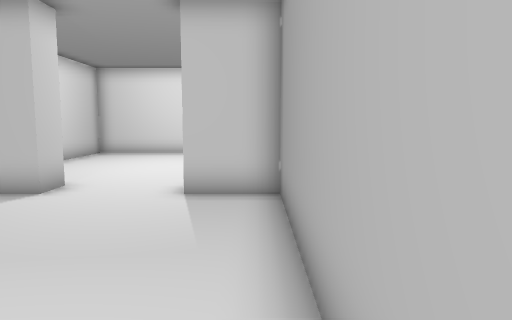
[1] (above)

15 first-person views from a walk through a scene from a Unity 3-D project. The camera is 1.5 m above the floor, tilts 6° down and sees 70° across. The floor is counted in squares, 1 m on a side. Each view is taken from the middle of a square. On the plan, view 1 faces up. The plan holds only what a view shows up to about 16 squares ahead; the rest is blank. The player character is not drawn. Some surface patterns are stand-ins.

[2]
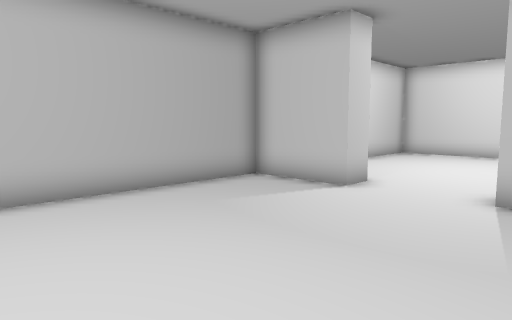

[3]
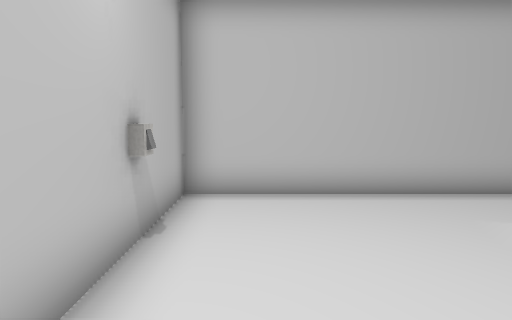

[4]
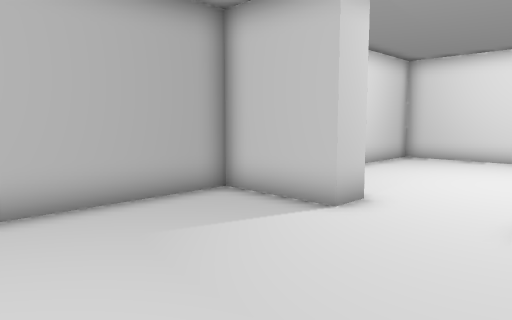

[5]
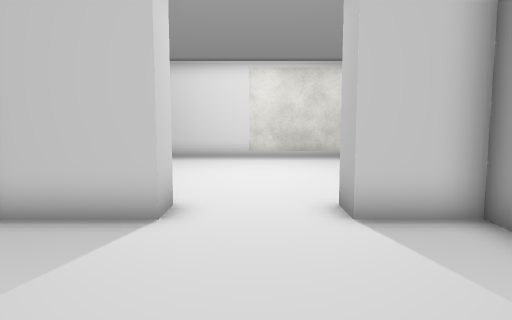

[6]
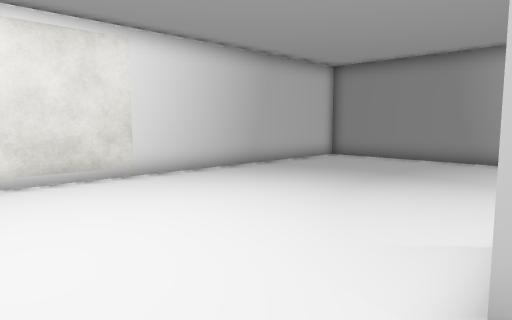

[7]
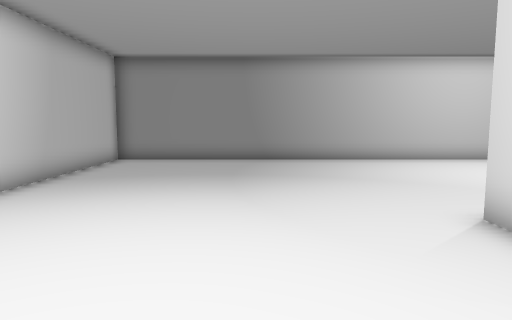

[8]
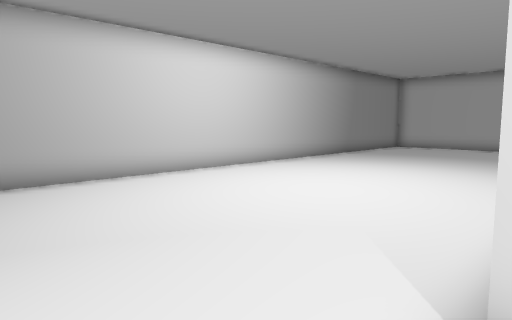

[9]
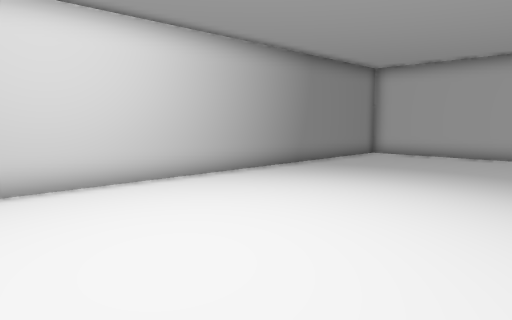

[10]
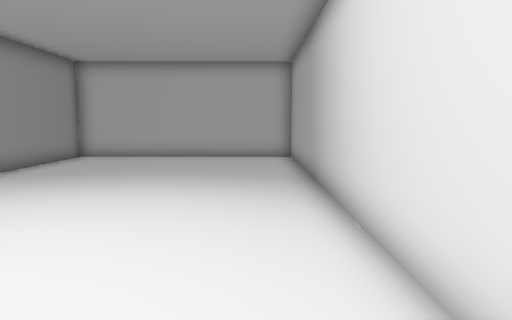

[11]
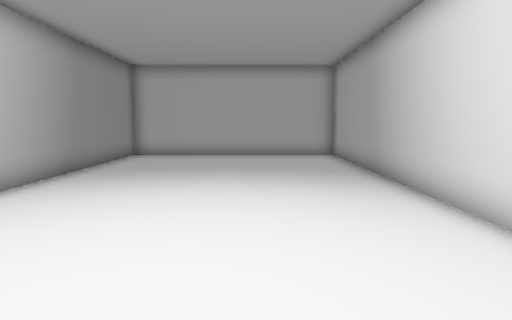

[12]
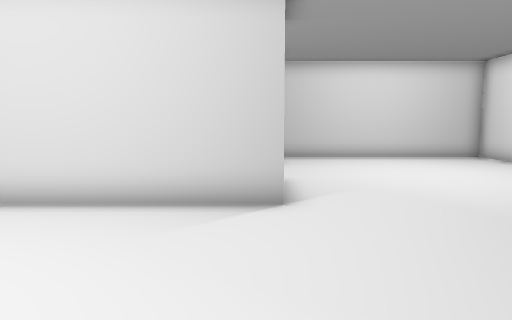

[13]
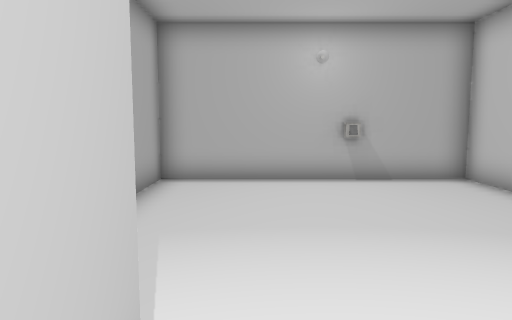

[14]
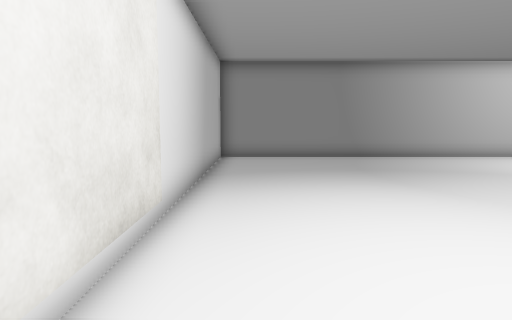

[15]
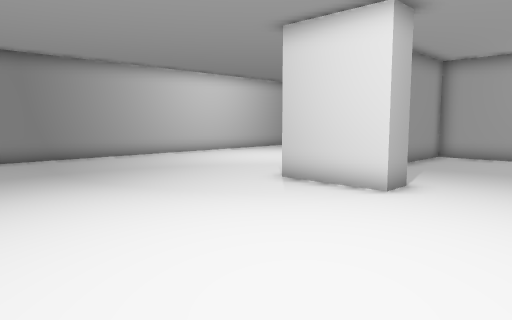

### Floor plan
Points are (right, up) in squares from view 1. A wall is a line through its corners. A room is listed if a view was taken in it or the views show most of it. See-through windows are left out.
Room 1 (views 1, 2, 3, 4, 5)
walls: (-4.5, 7.5) (-7.5, 7.5) (-7.5, -0.5) (0.5, -0.5) (0.5, 7.5) (-1.5, 7.5)
ways out: opening at (-3, 7.7) to room 2
objects: other object (-5, 0)
Room 2 (views 6, 7, 8, 9, 10, 11, 12, 13, 14, 15)
walls: (-1.5, 7.5) (-1.5, 8.5) (1.5, 8.5) (1.5, -10.5) (10.5, -10.5) (10.5, 17.5) (-7.5, 17.5) (-7.5, 9.1); (-4.5, 8.6) (-4.5, 7.5)
ways out: opening at (-3, 7.7) to room 1

Positions as (right, up) in squares from view 1, and headings:
1: (0, 0), facing up
2: (0, 0), facing up-left
3: (0, 1), facing left
4: (-1, 2), facing up-left
5: (-3, 2), facing up
6: (-4, 8), facing up-right
7: (-4, 12), facing right
8: (1, 11), facing down-right
9: (2, 6), facing down-right
10: (3, 5), facing down
11: (5, 6), facing down
12: (8, 8), facing left
13: (-2, 9), facing down
14: (-5, 16), facing right
15: (-5, 16), facing down-right
